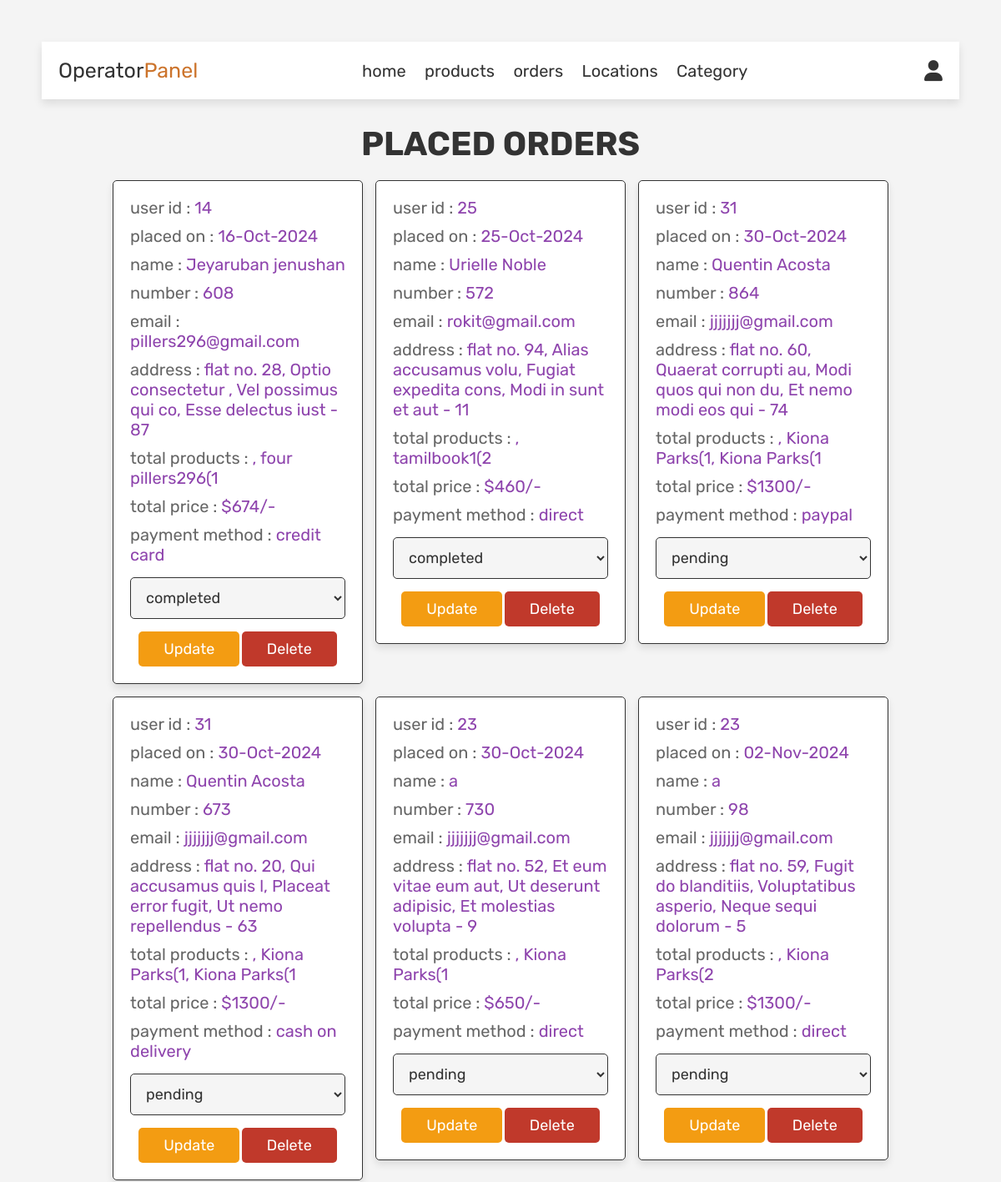
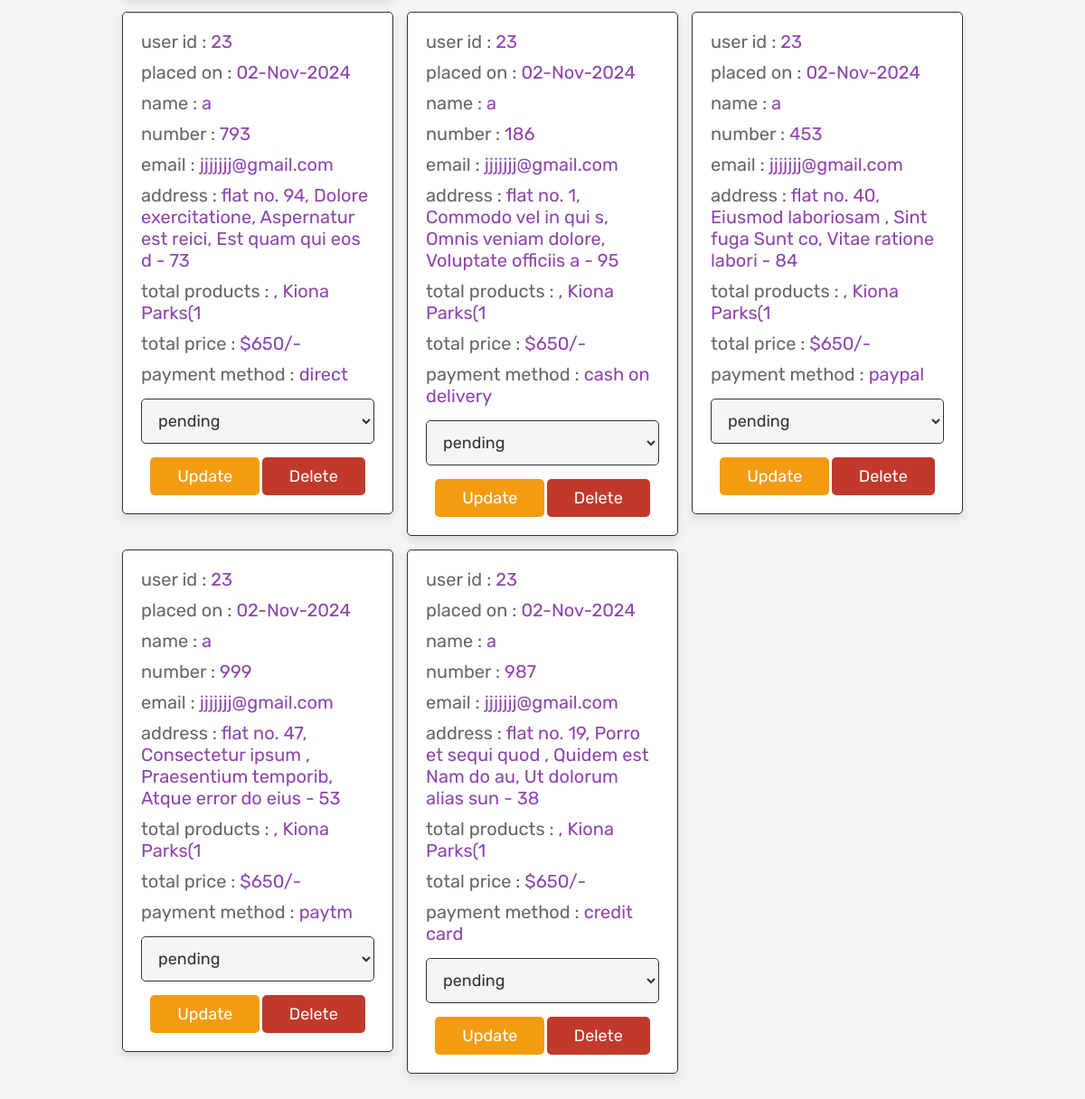
Page /operator/operator_order.php (signed in) on the committed database (2 pictures, top to bottom).
### tables this page shows
CREATE TABLE `orders` (
  `id` int(11) NOT NULL,
  `user_id` int(11) NOT NULL,
  `name` varchar(100) NOT NULL,
  `number` varchar(100) NOT NULL,
  `email` varchar(100) NOT NULL,
  `method` varchar(50) NOT NULL,
  `address` varchar(100) NOT NULL,
  `total_products` varchar(1000) NOT NULL,
  `total_price` int(100) NOT NULL,
  `placed_on` varchar(50) NOT NULL,
  `payment_status` varchar(100) NOT NULL DEFAULT 'pending'
);

### operator/operator_order.php (the view, shortened to what this page needs)
<?php
require_once '../config.php';
?>
<!DOCTYPE html>
<html lang="en">
<head>
   <link rel="stylesheet" href="https://cdnjs.cloudflare.com/ajax/libs/font-awesome/6.0.0/css/all.min.css">
   <link rel="stylesheet" href="../css/operator_style.css">
</head>
<body>
<?php include 'operator_header.php'; ?>
<section class="orders">
   <h1 class="title">placed orders</h1>
   <div class="box-container">
      <?php
      $select_orders = mysqli_query($conn, "SELECT * FROM `orders`") or die('query failed');
      if(mysqli_num_rows($select_orders) > 0){
         while($fetch_orders = mysqli_fetch_assoc($select_orders)){
      ?>
      <div class="box">
         <p> user id : <span><?php echo $fetch_orders['user_id']; ?></span> </p>
         <p> placed on : <span><?php echo $fetch_orders['placed_on']; ?></span> </p>
         <p> name : <span><?php echo $fetch_orders['name']; ?></span> </p>
         <p> number : <span><?php echo $fetch_orders['number']; ?></span> </p>
         <p> email : <span><?php echo $fetch_orders['email']; ?></span> </p>
         <p> address : <span><?php echo $fetch_orders['address']; ?></span> </p>
         <p> total products : <span><?php echo $fetch_orders['total_products']; ?></span> </p>
         <p> total price : <span>$<?php echo $fetch_orders['total_price']; ?>/-</span> </p>
         <p> payment method : <span><?php echo $fetch_orders['method']; ?></span> </p>
         <form action="" method="post">
            <select name="update_payment">
               <option value="" selected disabled><?php echo $fetch_orders['payment_status']; ?></option>
            </select>
            <input type="submit" value="update" name="update_order" class="option-btn">
            <a href="operator_order.php?delete=<?php echo $fetch_orders['id']; ?>" onclick="return confirm('delete this order?');" class="delete-btn">delete</a>
         </form>
      </div>
      <?php
         }
      }else{
         echo '<p class="empty">no orders placed yet!</p>';
      }
      ?>
   </div>
</section>
</body>
</html>

### css/operator_style.css (style rules this page uses)
:root { --purple:#8e44ad; --red:#c0392b; --orange:#f39c12; --black:#333; --white:#fff; --light-color:#666; --light-white:#ccc; --light-bg:#f5f5f5; --border:.1rem solid var(--black); --box-shadow:0 .5rem 1rem rgba(0,0,0,.1); }
* { font-family: 'Rubik', sans-serif; margin:0; padding:0; box-sizing: border-box; outline: none; border:none; text-decoration: none; transition:all .2s linear; }
html { font-size: 62.5%; overflow-x: hidden; }
body { background-color: var(--light-bg); }
section { padding:3rem 2rem; }
.title { text-align: center; margin-bottom: 2rem; text-transform: uppercase; color:var(--black); font-size: 4rem; }
.btn, .option-btn, .delete-btn, .white-btn { display: inline-block; margin-top: 1rem; padding:1rem 3rem; cursor: pointer; color:var(--white); font-size: 1.8rem; border-radius: .5rem; text-transform: capitalize; }
.option-btn { background-color: var(--orange); }
.delete-btn { background-color: var(--red); }
.orders .box-container { display: grid; grid-template-columns: repeat(auto-fit, 30rem); justify-content: center; gap:1.5rem; max-width: 1200px; margin:0 auto; align-items: flex-start; }
.orders .box-container .box { background-color: var(--white); padding:2rem; border:var(--border); box-shadow: var(--box-shadow); border-radius: .5rem; }
.orders .box-container .box p { padding-bottom: 1rem; font-size: 2rem; color:var(--light-color); }
.orders .box-container .box p span { color:var(--purple); }
.orders .box-container .box form { text-align: center; }
.orders .box-container .box form select { border-radius: .5rem; margin:.5rem 0; width: 100%; background-color: var(--light-bg); border:var(--border); padding:1.2rem 1.4rem; font-size: 1.8rem; color:var(--black); }
body { font-family: Arial, sans-serif; margin: 50px; background-color: #f4f4f4; }

### rows in the picture
orders: user "14", placed_on "16-Oct-2024", name "Jeyaruban jenushan", number "608", email "pillers296@gmail.com", address "flat no. 28, Optio consectetur , Vel possimus qui co, Esse delectus iust - 87", total_products ", four pillers296(1", total_price "674", method "credit card", update_payment "completed"
orders: user "25", placed_on "25-Oct-2024", name "Urielle Noble", number "572", email "rokit@gmail.com", address "flat no. 94, Alias accusamus volu, Fugiat expedita cons, Modi in sunt et aut - 11", total_products ", tamilbook1(2", total_price "460", method "direct", update_payment "completed"
orders: user "31", placed_on "30-Oct-2024", name "Quentin Acosta", number "864", email "jjjjjjj@gmail.com", address "flat no. 60, Quaerat corrupti au, Modi quos qui non du, Et nemo modi eos qui - 74", total_products ", Kiona Parks(1, Kiona Parks(1", total_price "1300", method "paypal", update_payment "pending"
orders: user "31", placed_on "30-Oct-2024", name "Quentin Acosta", number "673", email "jjjjjjj@gmail.com", address "flat no. 20, Qui accusamus quis l, Placeat error fugit, Ut nemo repellendus - 63", total_products ", Kiona Parks(1, Kiona Parks(1", total_price "1300", method "cash on delivery", update_payment "pending"
orders: user "23", placed_on "30-Oct-2024", name "a", number "730", email "jjjjjjj@gmail.com", address "flat no. 52, Et eum vitae eum aut, Ut deserunt adipisic, Et molestias volupta - 9", total_products ", Kiona Parks(1", total_price "650", method "direct", update_payment "pending"
orders: user "23", placed_on "02-Nov-2024", name "a", number "98", email "jjjjjjj@gmail.com", address "flat no. 59, Fugit do blanditiis, Voluptatibus asperio, Neque sequi dolorum - 5", total_products ", Kiona Parks(2", total_price "1300", method "direct", update_payment "pending"
orders: user "23", placed_on "02-Nov-2024", name "a", number "793", email "jjjjjjj@gmail.com", address "flat no. 94, Dolore exercitatione, Aspernatur est reici, Est quam qui eos d - 73", total_products ", Kiona Parks(1", total_price "650", method "direct", update_payment "pending"
orders: user "23", placed_on "02-Nov-2024", name "a", number "186", email "jjjjjjj@gmail.com", address "flat no. 1, Commodo vel in qui s, Omnis veniam dolore, Voluptate officiis a - 95", total_products ", Kiona Parks(1", total_price "650", method "cash on delivery", update_payment "pending"
orders: user "23", placed_on "02-Nov-2024", name "a", number "453", email "jjjjjjj@gmail.com", address "flat no. 40, Eiusmod laboriosam , Sint fuga Sunt co, Vitae ratione labori - 84", total_products ", Kiona Parks(1", total_price "650", method "paypal", update_payment "pending"
orders: user "23", placed_on "02-Nov-2024", name "a", number "999", email "jjjjjjj@gmail.com", address "flat no. 47, Consectetur ipsum , Praesentium temporib, Atque error do eius - 53", total_products ", Kiona Parks(1", total_price "650", method "paytm", update_payment "pending"
orders: user "23", placed_on "02-Nov-2024", name "a", number "987", email "jjjjjjj@gmail.com", address "flat no. 19, Porro et sequi quod , Quidem est Nam do au, Ut dolorum alias sun - 38", total_products ", Kiona Parks(1", total_price "650", method "credit card", update_payment "pending"
